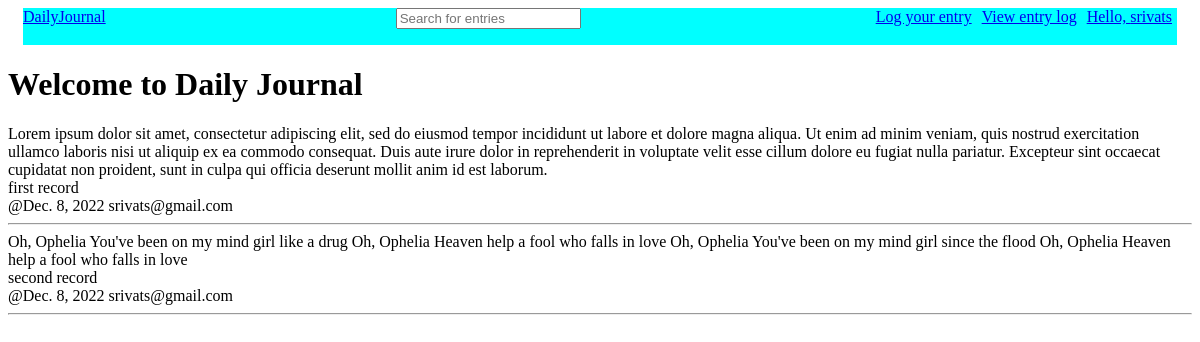
/ (signed in), run on the app's committed database.
### base/models.py (models this page shows, shortened)
class User(AbstractUser):
    name = models.CharField(max_length=200, null=True)
    email = models.EmailField(unique=True, null=True)
    bio = models.TextField(null=True)
    avatar = models.ImageField(null=True, default="avatar.svg")
    USERNAME_FIELD = 'email'
    REQUIRED_FIELDS = ['username']

class Entry(models.Model):
    host = models.ForeignKey(User,  on_delete=models.SET_NULL, null=True)
    record = models.TextField( null = False)
    created_at = models.DateField(auto_now_add=True, auto_now=False)
    highlight = models.CharField(max_length = 200)
    sentiment = (
        ('H','Happy'),
        ('M','Meh'),
        ('S','Sad')
    )
    mood = models.CharField(choices = sentiment, max_length=10, null=True)

### base/views.py (the view)
# urls.py: 2. Add a URL to urlpatterns:  path('', views.home, name='home')
def home(request):
    if request.user.is_authenticated:
        searched_entries = Entry.objects.filter(host = request.user)
        if request.method=='POST':
            searched = request.POST['searched']
            searched_entries = searched_entries.filter(Q(record__contains=searched)| Q(highlight__contains=searched))
        return render(request, 'base/home.html',{'searched_entries':searched_entries})
    else:
        return render(request, 'base/home.html')

### base/templates/base/home.html
{% extends 'main.html' %}
{% block content %}
<h1>Welcome to Daily Journal</h1>
{% if user.is_authenticated %}
{% for record in searched_entries %}
{{record.record}}<br>
{{record.highlight}}<br>
@{{record.created_at}}
{{record.host}}
<hr>
{% endfor %}
{% else %}
<h3>Premium kharid warna no entry</h3>
{% endif %}
{% endblock %}

### templates/main.html
{% include 'navbar.html' %}
{% block content %}
{% endblock %}

### templates/navbar.html (shortened to what this page needs)
{% load static %}
<link rel="stylesheet" href="{% static 'styles/main.css' %}">
<div class="navbar">
    <div class="logo">
        <a href="{% url 'home' %}">DailyJournal</a>
    </div>
    <div class="search-items">
       <form action="" method="POST">
        <input type="text" name="searched" placeholder = "Search for entries" />
       </form>
    </div>
    <div class="links">
        <a href="{% url 'create-entry' %}">Log your entry</a>
        <a href="#">View entry log</a>
        {% if user.is_authenticated %}
        <a href="{% url 'logout' %}">Hello, {{request.user.username}}</a>
        {% else %}
        <a href="{% url 'login' %}">Login/SignUp</a>
        {% endif %}
    </div>
</div>

### static/styles/main.css (style rules this page uses)
.navbar { background-color: aqua; display: flex; flex-direction: row; justify-content: space-between; margin: 5px 15px; }
.links { display: flex; flex-direction: row; justify-content: space-between; }
.links a { margin: 0px 5px; }
.search-items { display: flex; justify-content: space-between; flex-direction: row; }

### data on the page
User: user.username "srivats"
Entry: record "Lorem ipsum dolor sit amet, consectetur adipiscing elit, sed do eiusmod tempor incididunt ut labore et dolore magna aliqua. Ut enim ad minim veniam, quis nostrud exercitation ullamco laboris nisi ut aliquip ex ea commodo consequat. Duis aute irure dolor in reprehenderit in voluptate velit esse cillum dolore eu fugiat nulla pariatur. Excepteur sint occaecat cupidatat non proident, sunt in culpa qui officia deserunt mollit anim id est laborum.", highlight "first record", created_at "Dec. 8, 2022", host "srivats@gmail.com"
Entry: record "Oh, Ophelia You've been on my mind girl like a drug Oh, Ophelia Heaven help a fool who falls in love Oh, Ophelia You've been on my mind girl since the flood Oh, Ophelia Heaven help a fool who falls in love", highlight "second record", created_at "Dec. 8, 2022", host "srivats@gmail.com"
